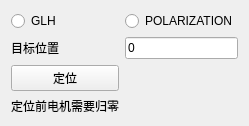
            <widget class="QWidget" name="page">
             <property name="geometry">
              <rect>
               <x>0</x>
               <y>0</y>
               <width>227</width>
               <height>113</height>
              </rect>
             </property>
             <attribute name="label">
              <string>定位模式</string>
             </attribute>
             <layout class="QGridLayout" name="gridLayout_12">
              <item row="1" column="1">
               <widget class="QLineEdit" name="lineEdit_motorTargetPosition">
                <property name="sizePolicy">
                 <sizepolicy hsizetype="Preferred" vsizetype="Fixed">
                  <horstretch>0</horstretch>
                  <verstretch>0</verstretch>
                 </sizepolicy>
                </property>
                <property name="text">
                 <string>0</string>
                </property>
               </widget>
              </item>
              <item row="1" column="0">
               <widget class="QLabel" name="label_9">
                <property name="text">
                 <string>目标位置</string>
                </property>
               </widget>
              </item>
              <item row="2" column="0">
               <widget class="QPushButton" name="btn_motorMovePostion">
                <property name="text">
                 <string>定位</string>
                </property>
               </widget>
              </item>
              <item row="4" column="0">
               <spacer name="verticalSpacer_8">
                <property name="orientation">
                 <enum>Qt::Vertical</enum>
                </property>
                <property name="sizeHint" stdset="0">
                 <size>
                  <width>20</width>
                  <height>140</height>
                 </size>
                </property>
               </spacer>
              </item>
              <item row="3" column="0">
               <widget class="QLabel" name="label_27">
                <property name="text">
                 <string>定位前电机需要归零</string>
                </property>
               </widget>
              </item>
              <item row="0" column="1">
               <widget class="QRadioButton" name="rbtn_POLARIZATION">
                <property name="text">
                 <string>POLARIZATION</string>
                </property>
               </widget>
              </item>
              <item row="0" column="0">
               <widget class="QRadioButton" name="rbtn_GLH">
                <property name="text">
                 <string>GLH</string>
                </property>
               </widget>
              </item>
             </layout>
            </widget>
